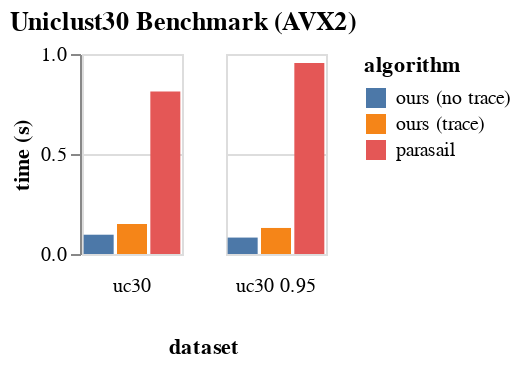

Notebook cell for this chart:
### Code cell
c = alt.Chart(data, title = "Uniclust30 Benchmark (AVX2)").mark_bar().encode(
    x = alt.X("algorithm", axis = None),
    y = alt.Y("time", axis = alt.Axis(title = "time (s)")),
    column = alt.Column("dataset", header = alt.Header(orient = "bottom")),
    color = "algorithm"
).transform_filter(
    (datum.size == "32-256") | (datum.algorithm == "parasail")
).properties(
    width = 50,
    height = 100
)
save(c, "uniclust30_bench.pdf")
c

### Figure 1 — Vega-Lite specification as saved in the notebook (floating-point values rounded to 4 significant figures)
{"config": {"view": {"continuousWidth": 400, "continuousHeight": 300}}, "data": {"name": "data-8bfed56006a9a81ca94cbcf9a10f1b7a"}, "mark": "bar", "encoding": {"color": {"type": "nominal", "field": "algorithm"}, "column": {"type": "nominal", "field": "dataset", "header": {"orient": "bottom"}}, "x": {"type": "nominal", "axis": null, "field": "algorithm"}, "y": {"type": "quantitative", "axis": {"title": "time (s)"}, "field": "time"}}, "height": 100, "title": "Uniclust30 Benchmark (AVX2)", "transform": [{"filter": "((datum.size === '32-256') || (datum.algorithm === 'parasail'))"}], "width": 50, "$schema": "https://vega.github.io/schema/vega-lite/v4.8.1.json", "datasets": {"data-8bfed56006a9a81ca94cbcf9a10f1b7a": [{"algorithm": "ours (no trace)", "dataset": "uc30", "size": "32-32", "time": 0.05366}, {"algorithm": "ours (no trace)", "dataset": "uc30 0.95", "size": "32-32", "time": 0.05851}, {"algorithm": "ours (no trace)", "dataset": "uc30", "size": "32-256", "time": 0.09647}, {"algorithm": "ours (no trace)", "dataset": "uc30 0.95", "size": "32-256", "time": 0.08214}, {"algorithm": "ours (no trace)", "dataset": "uc30", "size": "512-512", "time": 0.311}, {"algorithm": "ours (no trace)", "dataset": "uc30 0.95", "size": "512-512", "time": 0.3385}, {"algorithm": "ours (trace)", "dataset": "uc30", "size": "32-256", "time": 0.1499}, {"algorithm": "ours (trace)", "dataset": "uc30 0.95", "size": "32-256", "time": 0.1302}, {"algorithm": "parasail", "dataset": "uc30", "size": "full", "time": 0.813}, {"algorithm": "parasail", "dataset": "uc30 0.95", "size": "full", "time": 0.9548}]}}
